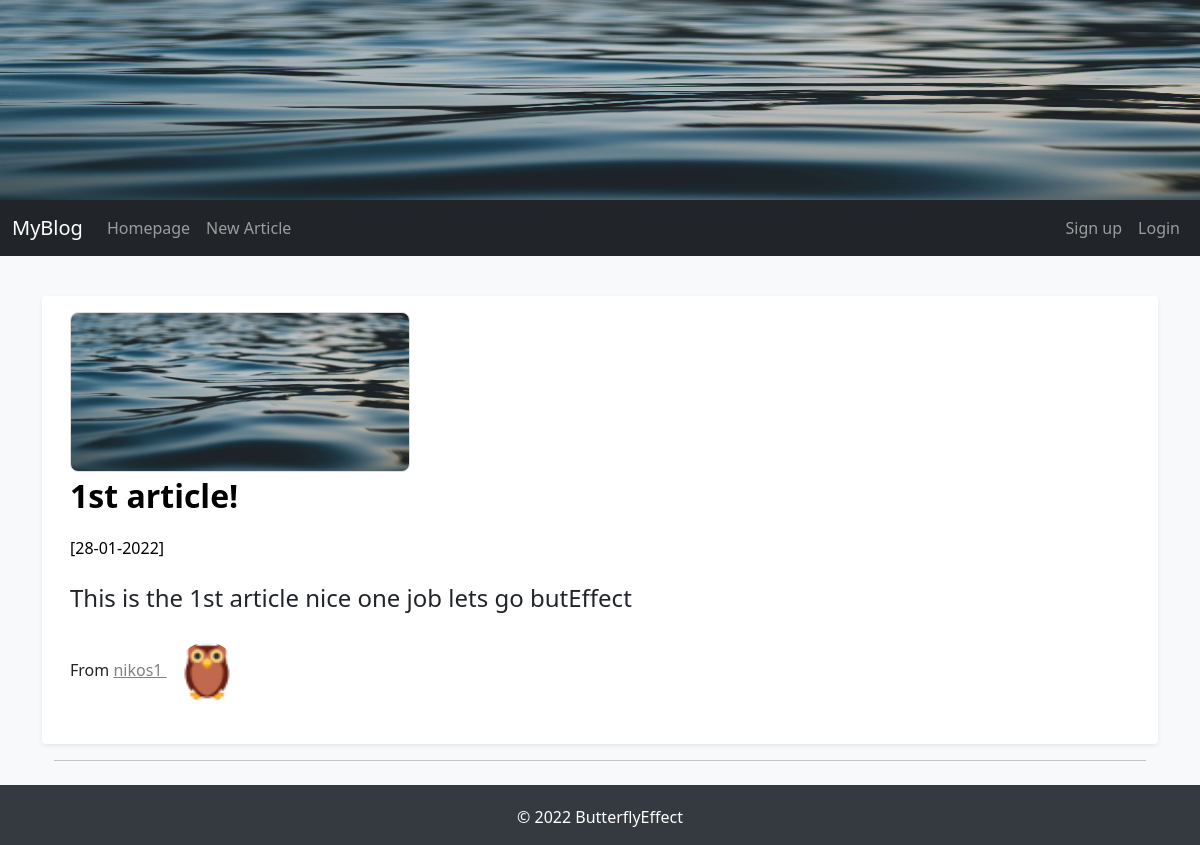
Before: /full_article/1 with the older database file.
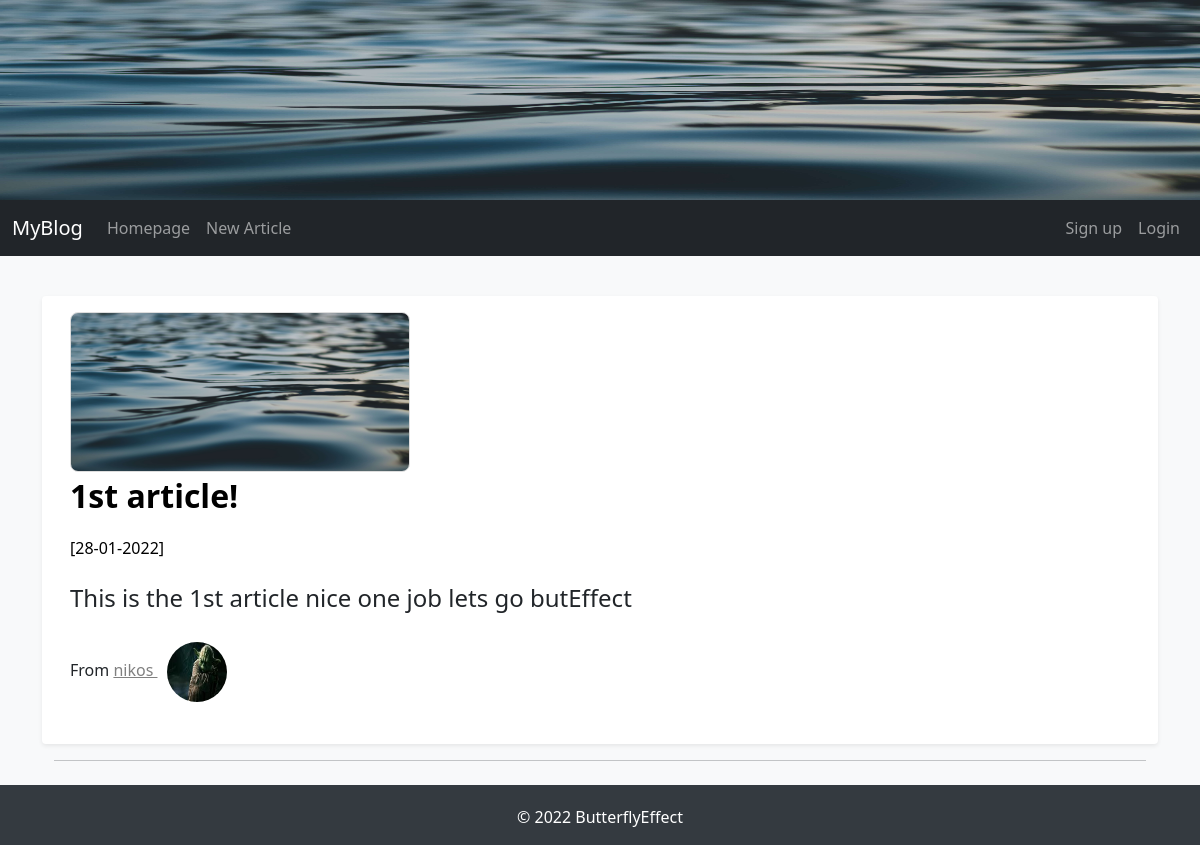
After: the same page with the newer database file.
### FlaskBlogApp/models.py (models this page shows, shortened)
class User(db.Model, UserMixin):
    id = db.Column(db.Integer, primary_key=True)
    username = db.Column(db.String(15), unique=True, nullable=False)
    email = db.Column(db.String(150), unique=True, nullable=False)
    password = db.Column(db.String(36), nullable=False)
    profile_image = db.Column(db.String(30), default='default_profile_image.jpg')
    articles = db.relationship('Article', backref='author', lazy=True)

### FlaskBlogApp/routes.py (the view)
@app.route("/full_article/<int:article_id>",methods=['GET'])
def full_article(article_id):
    article = Article.query.get_or_404(article_id)
    return render_template("full_article.html", article=article)

### FlaskBlogApp/templates/full_article.html (shortened to what this page needs)
{% extends "base.html" %}
{% block content %}
<main role="main" class="container">
{% if article %}
	        <div class="row my-3 p-3 bg-body rounded shadow-sm">
          <div class="col col-md-12">
            {% if article.article_image %}
              <img src="{{ url_for('static', filename='images/articles_images/'+article.article_image) }}" alt="" class="img-responsive a_image" width="340px" height="160px">
            {% endif %}
          </div>
          <div class="col col-md-12">
            <p class="main-article-title">
             {{ article.article_title | safe }}
            </p>
            <small class="article_date">[{{ article.date_created.strftime('%d-%m-%Y') }}]</small>
            <p class="main-article-partial-text">
              {{ article.article_body | safe }}
            </p>
            <p class="">From
              <span>
                <a class="author-name" href="{{url_for('articles_by_author',author_id=article.author.id) }}"> {{ article.author.username }}
                  <img class="rounded-circle profile-image" alt="{{ article.author.username }}" src="{{ url_for('static', filename='images/profiles_images/'+article.author.profile_image) }}" data-holder-rendered="true" data-bs-toggle="tooltip" data-bs-placement="top" title="{{ article.author.username }}">
                </a>
              </span>
            </p>
          </div>
        </div>
        <hr>
{% endif %}
</main>
{% endblock content %}

Changed rows visible on the page:
changed User: author.username "nikos1" → "nikos"; profile_image: picture added in place of a placeholder
